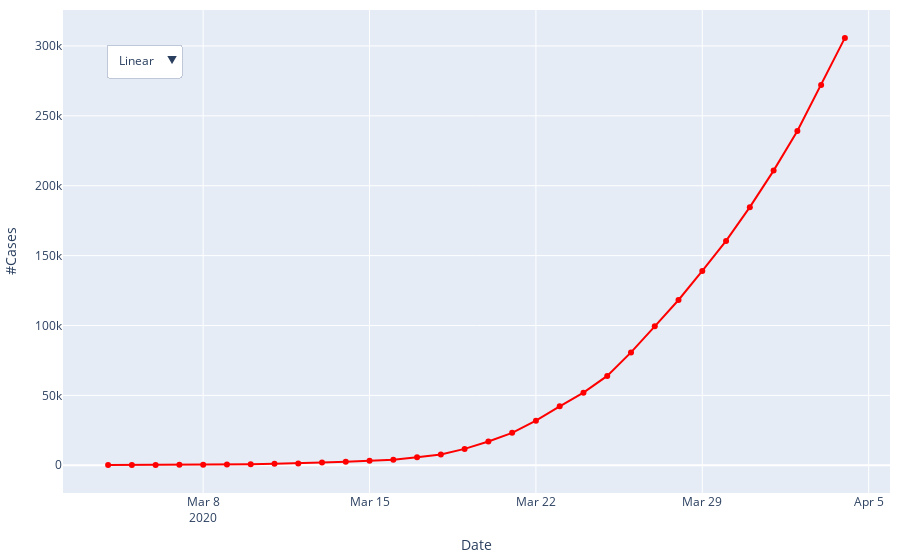

The code cell stored with this chart in its notebook:
### Markdown cell above
Now we will start using plotly to make interactive plots we can show on a web site. For this first one, we will show the same time-series data, but in one plot with a dropdown menu that lets you select log or linear y axis. Ironically, *these plotly graphs will not show* when you are viewing this notebook in Github you need to run it in interactive mode.

### Code cell
# Plot in plotly with dropdown to select log vs linear
fig_time_dropit = go.Figure()
fig_time_dropit.add_trace(go.Scatter(x = covid_time['date'], y = covid_time['cases'],
                    mode='lines+markers',
                    name='Covid over Time',
                    line_color='red'))

fig_time_dropit.update_layout(
    updatemenus=[
        dict(
            buttons=list([
                dict(label="Linear",
                    method="update",
                    args = [{'title': 'Linear scale'},
                            {'yaxis': {'type': 'linear'}}] ),
                dict(label="Log",
                    method="update",
                    args = [{'title': 'Log scale'},
                            {'yaxis': {'type': 'log'}}] )
            ]),
            direction="down",
            pad={"l": 10, "b": 10, "r": 10, "t": 10},
            showactive=True,
            x=0.04,
            xanchor="left",
            y=0.95,
            yanchor="top"),
    ],
    xaxis_title = "Date",
    yaxis_title = "#Cases",
    margin=dict(
        l=10,
        r=10,
        b=10,
        t=10,
        pad=0
    ),
)
fig_time_dropit.show()

### Figure 1 — Plotly figure (JSON) as saved in the notebook; plotly's stock layout.template omitted (floating-point values rounded to 4 significant figures)
{"data": [{"line": {"color": "red"}, "mode": "lines+markers", "name": "Covid over Time", "type": "scatter", "x": ["2020-03-04T00:00:00", "2020-03-05T00:00:00", "2020-03-06T00:00:00", "2020-03-07T00:00:00", "2020-03-08T00:00:00", "2020-03-09T00:00:00", "2020-03-10T00:00:00", "2020-03-11T00:00:00", "2020-03-12T00:00:00", "2020-03-13T00:00:00", "2020-03-14T00:00:00", "2020-03-15T00:00:00", "2020-03-16T00:00:00", "2020-03-17T00:00:00", "2020-03-18T00:00:00", "2020-03-19T00:00:00", "2020-03-20T00:00:00", "2020-03-21T00:00:00", "2020-03-22T00:00:00", "2020-03-23T00:00:00", "2020-03-24T00:00:00", "2020-03-25T00:00:00", "2020-03-26T00:00:00", "2020-03-27T00:00:00", "2020-03-28T00:00:00", "2020-03-29T00:00:00", "2020-03-30T00:00:00", "2020-03-31T00:00:00", "2020-04-01T00:00:00", "2020-04-02T00:00:00", "2020-04-03T00:00:00", "2020-04-04T00:00:00"], "y": [118, 176, 223, 341, 417, 584, 778, 1054, 1315, 1922, 2450, 3173, 4019, 5722, 7730, 11719, 17033, 23197, 31879, 42152, 51954, 63928, 80735, 99413, 118234, 139061, 160530, 184683, 210816, 239099, 271988, 305755]}], "layout": {"margin": {"b": 10, "l": 10, "pad": 0, "r": 10, "t": 10}, "updatemenus": [{"buttons": [{"args": [{"title": "Linear scale"}, {"yaxis": {"type": "linear"}}], "label": "Linear", "method": "update"}, {"args": [{"title": "Log scale"}, {"yaxis": {"type": "log"}}], "label": "Log", "method": "update"}], "direction": "down", "pad": {"b": 10, "l": 10, "r": 10, "t": 10}, "showactive": true, "x": 0.04, "xanchor": "left", "y": 0.95, "yanchor": "top"}], "xaxis": {"title": {"text": "Date"}}, "yaxis": {"title": {"text": "#Cases"}}}}
